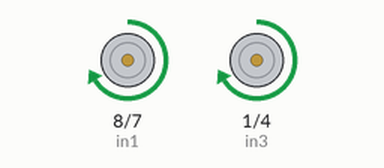
The sketch below on a simulated Arduino Uno, built with avr-gcc and run on an emulated ATmega328P. Shown: motor-driver pin pairs drawn as motors (green arrow = first pin HIGH = forward, orange = second pin HIGH = backward, longer = more drive, scaled by the enable pin).

Above: at 1.0 s.
At 3.0 s:
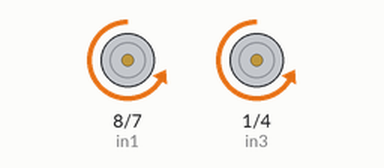
Timing chart, 0 to 5.2 s (numbered marks = the images above):
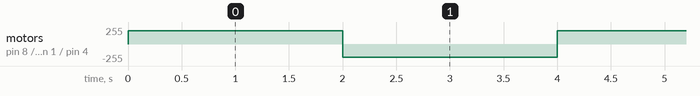

Measured:
- by itself, motor on pin 8 (in1) / pin 7 (in2), motor on pin 1 (in3) / pin 4 (in4): alternates forward 200/255 for 2.0 s and backward 200/255 for 2.0 s

The sketch:

MotorTest.ino
```cpp
// motor one
int enA = 6;
int in1 = 8;
int in2 = 7;
// motor two
int enB = 5;
int in3 = 1;
int in4 = 4;
void setup()
{
  // set all the motor control pins to outputs
  pinMode(enA, OUTPUT);
  pinMode(enB, OUTPUT);
  pinMode(in1, OUTPUT);
  pinMode(in2, OUTPUT);
  pinMode(in3, OUTPUT);
  pinMode(in4, OUTPUT);
}
void test()
{
  // turn on motor A
  digitalWrite(in1, HIGH);
  digitalWrite(in2, LOW);
  // set speed to 200 out of possible range 0~255
  analogWrite(enA, 200);
  // turn on motor B
  digitalWrite(in3, HIGH);
  digitalWrite(in4, LOW);
  // set speed to 200 out of possible range 0~255
  analogWrite(enB, 200);
  delay(2000);
  // change motor directions
  digitalWrite(in1, LOW);
  digitalWrite(in2, HIGH);
  digitalWrite(in3, LOW);
  digitalWrite(in4, HIGH);
  delay(2000);
  // turn off motors
  digitalWrite(in1, LOW);
  digitalWrite(in2, LOW);
  digitalWrite(in3, LOW);
  digitalWrite(in4, LOW);
}
void loop(){
  test();
}
```
